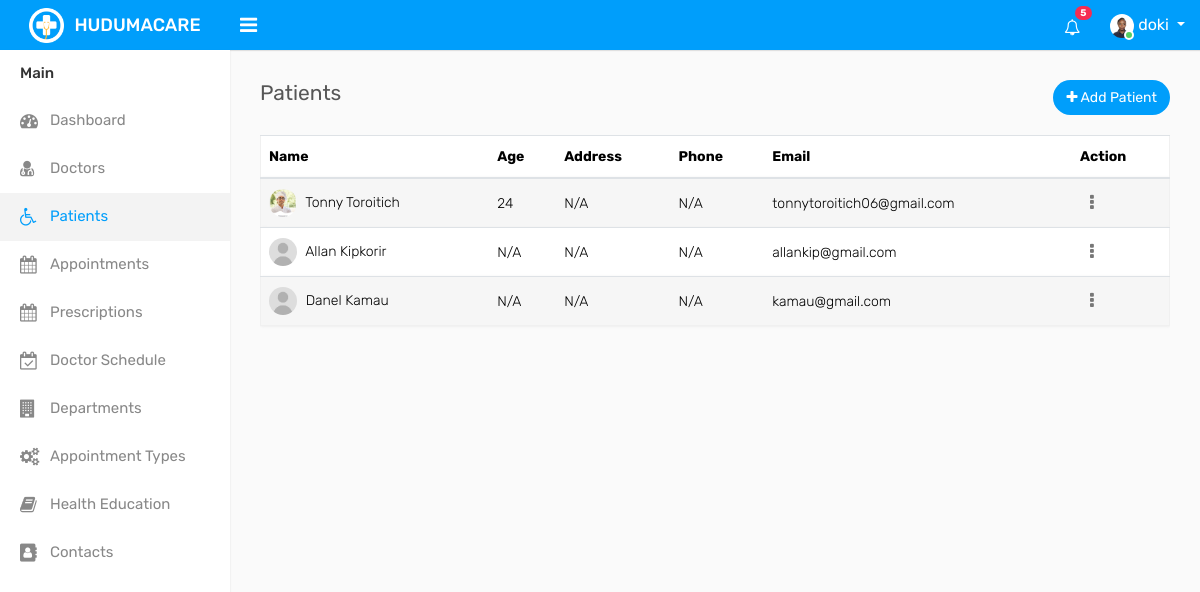
The app's page /administration/patients (signed in) with its own data.
### accounts/models.py (models this page shows, shortened)
class UserProfile(models.Model):
    USER_TYPES = (
        ('doctor', 'Doctor'),
        ('patient', 'Patient'),
        ('admin', 'Admin'),  # Added admin usertype
    )
    user = models.OneToOneField(User, on_delete=models.CASCADE)
    usertype = models.CharField(max_length=10, choices=USER_TYPES)
    gender = models.CharField(max_length=10)
    profile_picture = models.ImageField(upload_to='profile_pictures/', null=True, blank=True)
    date_of_birth = models.DateField(null=True, blank=True)

### admin_panel/views.py (the view)
# urls.py: path("patients", views.patients, name="admin_patients"),
def patients(request):
    patients = UserProfile.objects.filter(usertype='patient').prefetch_related('user__patientcontactinfo')
    for patient in patients:
        patient.age = calculate_age(patient.date_of_birth)  # Add an 'age' attribute to each patient
    return render(request, 'administration/patients.html', {'patients': patients})

### admin_panel/views.py (called while the page is built)
def calculate_age(birth_date):
    today = date.today()
    if birth_date:
        return today.year - birth_date.year - ((today.month, today.day) < (birth_date.month, birth_date.day))
    return None

### doctor_panel/context_processors.py (called while the page is built)
def notifications_processor(request):
    if request.user.is_authenticated:
        notifications = Notification.objects.filter(user=request.user).order_by('-created_at')
        unread_count = Notification.objects.filter(user=request.user, is_read=False).count()
        return {
            'notifications': notifications,
            'unread_count': unread_count,
        }
    return {}  # If the user is not authenticated, return an empty context

### patient_panel/context_processors.py (called while the page is built)
def notifications_processor(request):
    if request.user.is_authenticated:
        notifications = Notification.objects.filter(user=request.user).order_by('-created_at')
        unread_count = Notification.objects.filter(user=request.user, is_read=False).count()
        return {
            'notifications': notifications,
            'unread_count': unread_count,
        }
    return {}  # If the user is not authenticated, return an empty context

### templates/administration/patients.html (shortened to what this page needs)
{% extends "base.html" %}
{% load static %}
{% block content %}
<div class="content">
    <div class="row">
        <div class="col-sm-4 col-3">
            <h4 class="page-title">Patients</h4>
        </div>
        <div class="col-sm-8 col-9 text-right m-b-20">
            <a href="{% url 'doctor_add_patient' %}" class="btn btn-primary btn-rounded float-right">
                <i class="fa fa-plus"></i> Add Patient
            </a>
        </div>
    </div>
    <div class="row">
        <div class="col-md-12">
            <div class="table-responsive">
                <table class="table table-hover table-striped custom-table">
                    <thead>
                        <tr>
                            <th>Name</th>
                            <th>Age</th>
                            <th>Address</th>
                            <th>Phone</th>
                            <th>Email</th>
                            <th>Action</th>
                        </tr>
                    </thead>
                    <tbody>
                        {% for patient in patients %}
                        <tr>
                            <td>
                                <img width="28" height="28"
                                    src="{% if patient.profile_picture %}{{ patient.profile_picture.url }}{% else %}{% static 'assets/img/user.jpg' %}{% endif %}"
                                    class="rounded-circle m-r-5" alt="">
                                {{ patient.user.first_name }} {{ patient.user.last_name }}
                            </td>
                            <td>
                                {% if patient.age %}
                                    {{ patient.age }}
                                {% else %}
                                    N/A
                                {% endif %}
                            </td>
                            <td>
                                {% if patient.user.patientcontactinfo %}
                                    {{ patient.user.patientcontactinfo.address }}
                                {% else %}
                                    N/A
                                {% endif %}
                            </td>
                            <td>
                                {% if patient.user.patientcontactinfo %}
                                    {{ patient.user.patientcontactinfo.phone }}
                                {% else %}
                                    N/A
                                {% endif %}
                            </td>
                            <td>{{ patient.user.email }}</td>
                            <td>
                                <div class="dropdown dropdown-action">
                                    <a href="#" class="action-icon dropdown-toggle" data-toggle="dropdown" aria-expanded="false">
                                        <i class="fa fa-ellipsis-v"></i>
                                    </a>
                                </div>
                            </td>
                        </tr>
                        {% empty %}
                        <tr>
                            <td colspan="6">No patients found.</td>
                        </tr>
                        {% endfor %}
                    </tbody>
                </table>
            </div>
        </div>
    </div>
</div>
{% endblock %}

### templates/header.html (shortened to what this page needs)
{% load static %}
<div class="header">
    <div class="header-left">
        <a href="index-2.html" class="logo">
            <img src="{% static 'assets/img/logo.png' %}" width="35" height="35" alt=""> <span>HUDUMACARE</span>
        </a>
    </div>
    <a id="toggle_btn" href="javascript:void(0);"><i class="fa fa-bars"></i></a>
    <ul class="nav user-menu float-right">
        <li class="nav-item dropdown d-none d-sm-block">
            <a href="#" class="dropdown-toggle nav-link" data-toggle="dropdown">
                <i class="fa fa-bell-o"></i>
                <span class="badge badge-pill bg-danger float-right">{{ unread_count }}</span>
            </a>
        </li>
        <li class="nav-item dropdown has-arrow">
            <a href="#" class="dropdown-toggle nav-link user-link" data-toggle="dropdown">
                <span class="user-img">
                    <img class="rounded-circle" src="{% if request.user.userprofile.profile_picture %}{{ request.user.userprofile.profile_picture.url }}{% else %}{% static 'assets/img/user.jpg' %}{% endif %}" width="24" alt="{{ request.user.username }}">
                    <span class="status online"></span>
                </span>
                <span>{{ request.user.username }}</span>
            </a>
        </li>
    </ul>
</div>

### records on screen
UserProfile: profile_picture (picture), user.first_name "Tonny", user.last_name "Toroitich", age "24", shows "N/A", user.email "tonnytoroitich06@gmail.com"
UserProfile: user.first_name "Allan", user.last_name "Kipkorir", shows "N/A", user.email "allankip@gmail.com"
UserProfile: user.first_name "Danel", user.last_name "Kamau", shows "N/A", user.email "kamau@gmail.com"

### other values on screen
{{ unread_count }} "5"
{{ request.user.username }} "doki"
